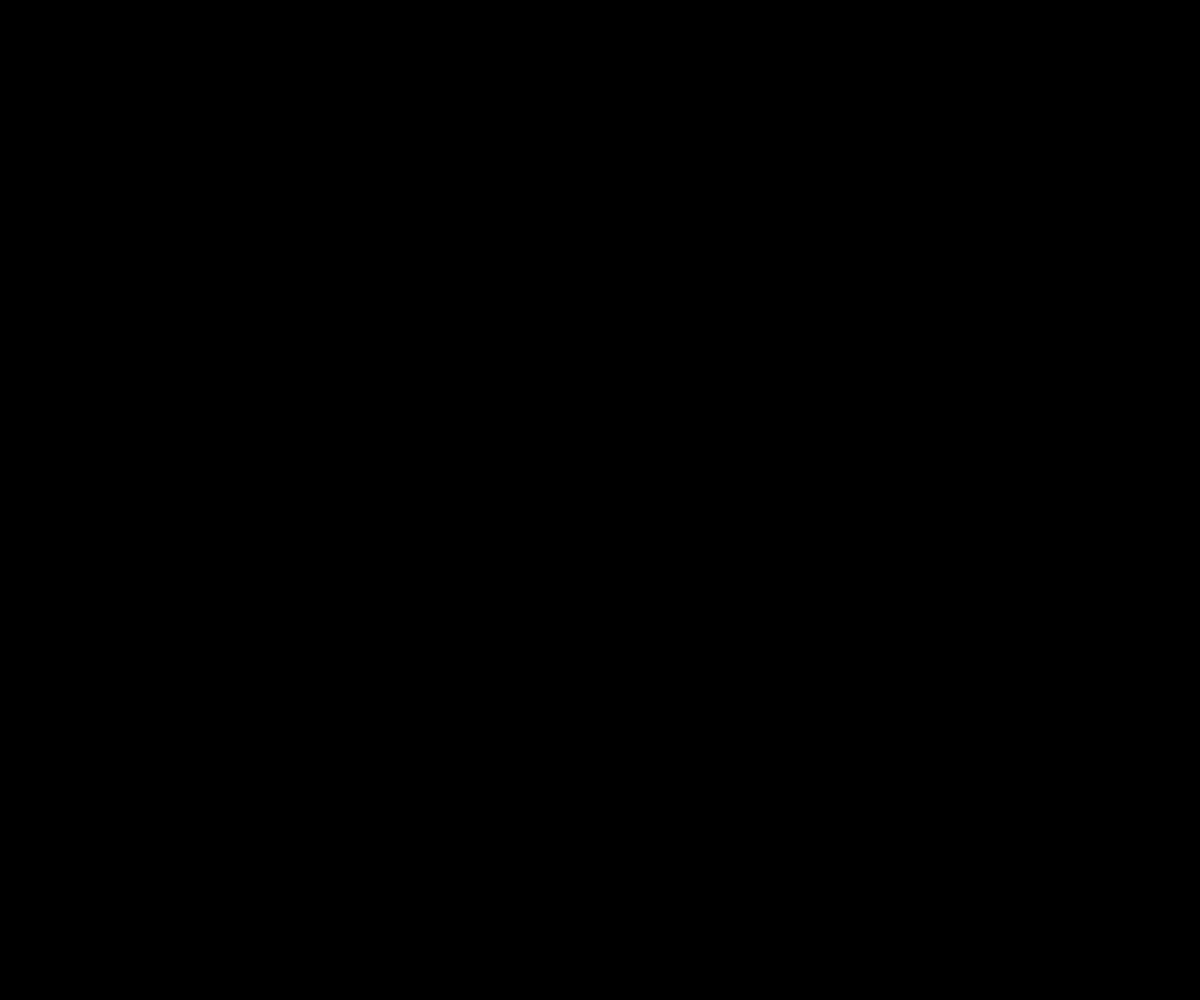
Frame 1 (no input)
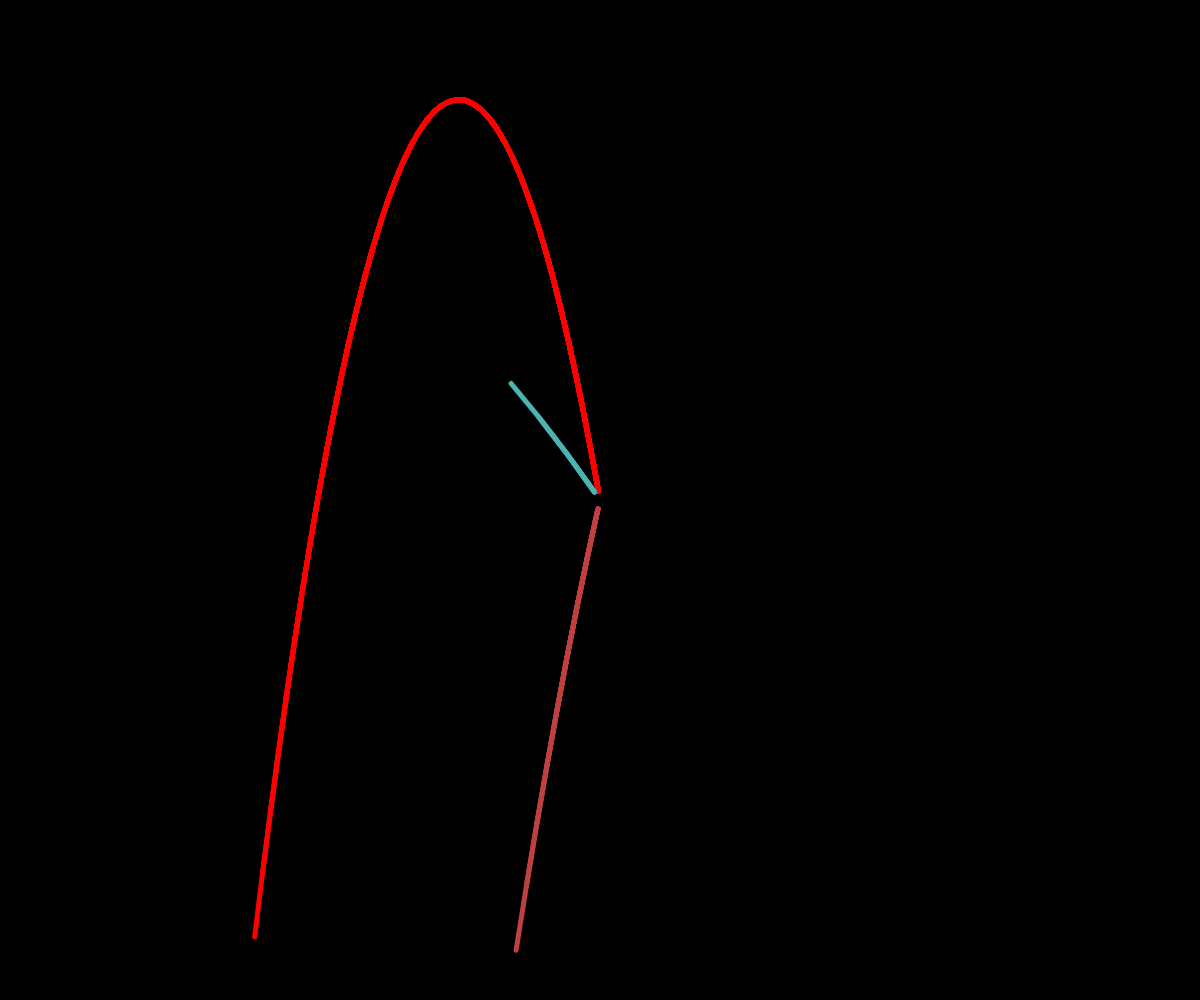
Frame 60 (no input)
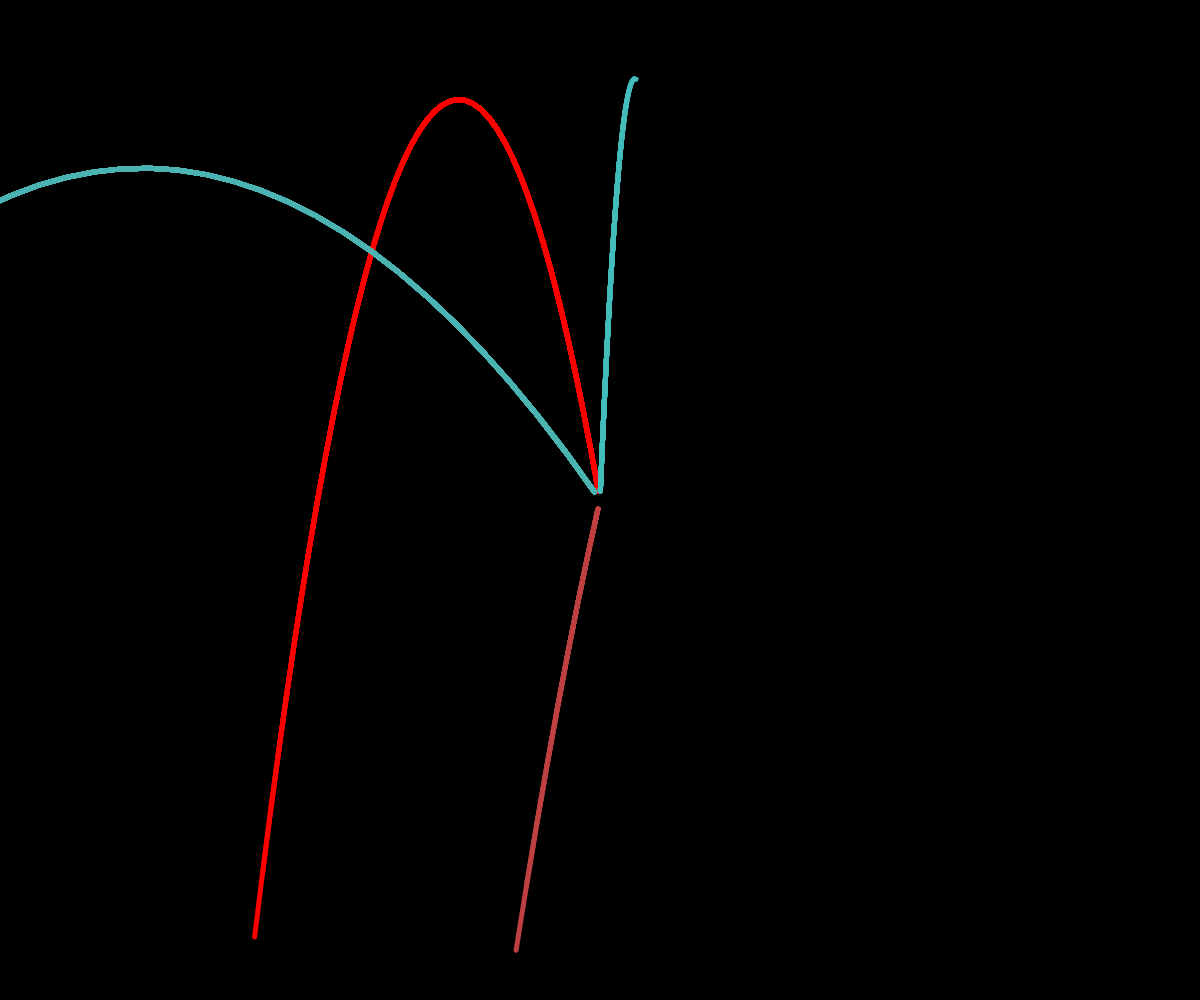
Frame 120 (the mouse pressed at the canvas centre since frame 60)

The p5.js sketch that drew these frames (run headless with seeded random() and noise() and a simulated clock; from frame 60 on, the mouse is pressed at the canvas centre):

// p5.js sketch
// ── sketch.js
let v0 = 90; // Initial velocity (m/s)
let theta = 100; // Launch angle (degrees)
let g = 9.81; // Gravity (m/s^2)
let timeStep = 0.5; // Time step for calculation (s)
let points = [];
let pindex = 0;
let numOfParab = 0;
let clr;
//let maxTime = 10; // Maximum time to prevent infinite loop (s)

function setup() {
  createCanvas(windowWidth, windowHeight);

  // Convert angle to radians
  //theta = radians(theta);
  angleMode(DEGREES);
  pixelDensity(1);
  // Calculate the trajectory points
  background(0);

  //theta = random(45, 300);
  // v0= floor(random(90,100))
  calculateTrajectory();
  clr = color(255, 0, 0);
}

function draw() {
  if (numOfParab > 60) {
    numOfParab = 0;
    background(0);
  } else {
    if (pindex < points.length) {
      pindex++;
      plotPara(clr);
    } else {
      pindex = 0;
      theta = random(0, 360);
      v0 = floor(random(90, 100));
      calculateTrajectory();
      let cl = random(255);
      clr = color(cl, 255 - cl, 255 - cl);
      numOfParab++;
    }
  }
}

function plotPara(clr) {
  //background(220);
  // Draw the trajectory
  stroke(clr);
  strokeWeight(5);
  //fill(clr);
  noFill();
  beginShape();
  for (let i = 0; i < pindex; i++) {
    vertex(points[i].x, points[i].y);
  }
  endShape();
}

function calculateTrajectory() {
  points = [];
  let t = 0.1;
  let x;
  let y;
  while (true) {
    x = v0 * cos(theta) * t + width / 2;
    y = height * 0.5 - (v0 * sin(theta) * t - 0.5 * g * t * t);
    if (y >= height) break; // Stop when the projectile hits the ground
    points.push({ x: x, y: y });
    t += timeStep;
  }
}
